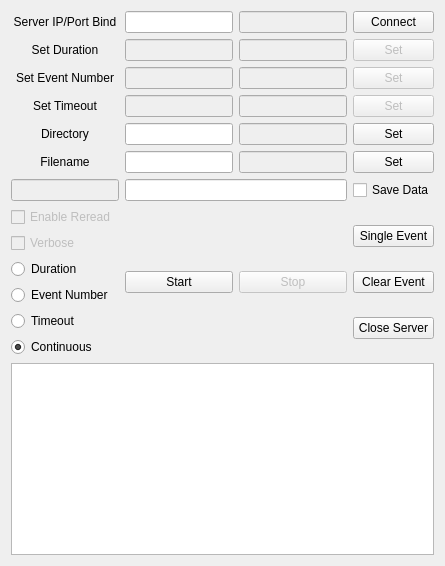
          <widget class="QWidget" name="AcquireTab">
           <attribute name="title">
            <string>Acquire</string>
           </attribute>
           <layout class="QVBoxLayout" name="EventRightSide">
            <item>
             <layout class="QGridLayout" name="gridLayout_5">
              <item row="3" column="1">
               <layout class="QHBoxLayout" name="horizontalLayout_12">
                <item>
                 <widget class="QLineEdit" name="TimeoutSet">
                  <property name="enabled">
                   <bool>false</bool>
                  </property>
                 </widget>
                </item>
                <item>
                 <widget class="QLineEdit" name="TimeoutRO">
                  <property name="enabled">
                   <bool>false</bool>
                  </property>
                 </widget>
                </item>
               </layout>
              </item>
              <item row="3" column="0">
               <widget class="QLabel" name="TimeoutLabel">
                <property name="text">
                 <string>Set Timeout</string>
                </property>
                <property name="alignment">
                 <set>Qt::AlignCenter</set>
                </property>
               </widget>
              </item>
              <item row="1" column="0">
               <widget class="QLabel" name="DurationLabel">
                <property name="sizePolicy">
                 <sizepolicy hsizetype="Preferred" vsizetype="Preferred">
                  <horstretch>0</horstretch>
                  <verstretch>0</verstretch>
                 </sizepolicy>
                </property>
                <property name="text">
                 <string>Set Duration</string>
                </property>
                <property name="alignment">
                 <set>Qt::AlignCenter</set>
                </property>
               </widget>
              </item>
              <item row="6" column="2">
               <widget class="QCheckBox" name="SaveDataCB">
                <property name="text">
                 <string>Save Data</string>
                </property>
               </widget>
              </item>
              <item row="3" column="2">
               <widget class="QPushButton" name="TimeoutButton">
                <property name="enabled">
                 <bool>false</bool>
                </property>
                <property name="text">
                 <string>Set</string>
                </property>
               </widget>
              </item>
              <item row="2" column="1">
               <layout class="QHBoxLayout" name="horizontalLayout_9">
                <item>
                 <widget class="QLineEdit" name="EventSet">
                  <property name="enabled">
                   <bool>false</bool>
                  </property>
                  <property name="sizePolicy">
                   <sizepolicy hsizetype="Preferred" vsizetype="Fixed">
                    <horstretch>0</horstretch>
                    <verstretch>0</verstretch>
                   </sizepolicy>
                  </property>
                 </widget>
                </item>
                <item>
                 <widget class="QLineEdit" name="EventRO">
                  <property name="enabled">
                   <bool>false</bool>
                  </property>
                  <property name="sizePolicy">
                   <sizepolicy hsizetype="Preferred" vsizetype="Fixed">
                    <horstretch>0</horstretch>
                    <verstretch>0</verstretch>
                   </sizepolicy>
                  </property>
                 </widget>
                </item>
               </layout>
              </item>
              <item row="1" column="1">
               <layout class="QHBoxLayout" name="horizontalLayout_4">
                <item>
                 <widget class="QLineEdit" name="DurationSet">
                  <property name="enabled">
                   <bool>false</bool>
                  </property>
                  <property name="sizePolicy">
                   <sizepolicy hsizetype="Preferred" vsizetype="Fixed">
                    <horstretch>0</horstretch>
                    <verstretch>0</verstretch>
                   </sizepolicy>
                  </property>
                 </widget>
                </item>
                <item>
                 <widget class="QLineEdit" name="DurationRO">
                  <property name="enabled">
                   <bool>false</bool>
                  </property>
                  <property name="sizePolicy">
                   <sizepolicy hsizetype="Preferred" vsizetype="Fixed">
                    <horstretch>0</horstretch>
                    <verstretch>0</verstretch>
                   </sizepolicy>
                  </property>
                 </widget>
                </item>
               </layout>
              </item>
              <item row="1" column="2">
               <widget class="QPushButton" name="DurationButton">
                <property name="enabled">
                 <bool>false</bool>
                </property>
                <property name="sizePolicy">
                 <sizepolicy hsizetype="Minimum" vsizetype="Fixed">
                  <horstretch>0</horstretch>
                  <verstretch>0</verstretch>
                 </sizepolicy>
                </property>
                <property name="text">
                 <string>Set</string>
                </property>
               </widget>
              </item>
              <item row="7" column="1">
               <layout class="QGridLayout" name="gridLayout_6">
                <item row="0" column="1">
                 <widget class="QPushButton" name="StopButton">
                  <property name="enabled">
                   <bool>false</bool>
                  </property>
                  <property name="sizePolicy">
                   <sizepolicy hsizetype="Preferred" vsizetype="Fixed">
                    <horstretch>0</horstretch>
                    <verstretch>0</verstretch>
                   </sizepolicy>
                  </property>
                  <property name="text">
                   <string>Stop</string>
                  </property>
                 </widget>
                </item>
                <item row="0" column="0">
                 <widget class="QPushButton" name="StartButton">
                  <property name="sizePolicy">
                   <sizepolicy hsizetype="Preferred" vsizetype="Fixed">
                    <horstretch>0</horstretch>
                    <verstretch>0</verstretch>
                   </sizepolicy>
                  </property>
                  <property name="text">
                   <string>Start</string>
                  </property>
                 </widget>
                </item>
               </layout>
              </item>
              <item row="2" column="2">
               <widget class="QPushButton" name="EventButton">
                <property name="enabled">
                 <bool>false</bool>
                </property>
                <property name="sizePolicy">
                 <sizepolicy hsizetype="Minimum" vsizetype="Fixed">
                  <horstretch>0</horstretch>
                  <verstretch>0</verstretch>
                 </sizepolicy>
                </property>
                <property name="text">
                 <string>Set</string>
                </property>
               </widget>
              </item>
              <item row="2" column="0">
               <widget class="QLabel" name="EventLabel">
                <property name="sizePolicy">
                 <sizepolicy hsizetype="Preferred" vsizetype="Preferred">
                  <horstretch>0</horstretch>
                  <verstretch>0</verstretch>
                 </sizepolicy>
                </property>
                <property name="text">
                 <string>Set Event Number</string>
                </property>
                <property name="alignment">
                 <set>Qt::AlignCenter</set>
                </property>
               </widget>
              </item>
              <item row="7" column="0">
               <layout class="QVBoxLayout" name="verticalLayout_7">
                <item>
                 <widget class="QCheckBox" name="RereadCB">
                  <property name="enabled">
                   <bool>false</bool>
                  </property>
                  <property name="text">
                   <string>Enable Reread</string>
                  </property>
                 </widget>
                </item>
                <item>
                 <widget class="QCheckBox" name="VerboseCB">
                  <property name="enabled">
                   <bool>false</bool>
                  </property>
                  <property name="text">
                   <string>Verbose</string>
                  </property>
                 </widget>
                </item>
                <item>
                 <widget class="QRadioButton" name="DurationRadio">
                  <property name="sizePolicy">
                   <sizepolicy hsizetype="Maximum" vsizetype="Fixed">
                    <horstretch>0</horstretch>
                    <verstretch>0</verstretch>
                   </sizepolicy>
                  </property>
                  <property name="text">
                   <string>Duration</string>
                  </property>
                  <property name="checkable">
                   <bool>true</bool>
                  </property>
                  <property name="checked">
                   <bool>false</bool>
                  </property>
                  <attribute name="buttonGroup">
                   <string notr="true">FADCButtonGroup</string>
                  </attribute>
                 </widget>
                </item>
                <item>
                 <widget class="QRadioButton" name="EventRadio">
                  <property name="sizePolicy">
                   <sizepolicy hsizetype="Maximum" vsizetype="Fixed">
                    <horstretch>0</horstretch>
                    <verstretch>0</verstretch>
                   </sizepolicy>
                  </property>
                  <property name="text">
                   <string>Event Number</string>
                  </property>
                  <attribute name="buttonGroup">
                   <string notr="true">FADCButtonGroup</string>
                  </attribute>
                 </widget>
                </item>
                <item>
                 <widget class="QRadioButton" name="TimeoutRadio">
                  <property name="text">
                   <string>Timeout</string>
                  </property>
                  <attribute name="buttonGroup">
                   <string notr="true">FADCButtonGroup</string>
                  </attribute>
                 </widget>
                </item>
                <item>
                 <widget class="QRadioButton" name="ContinuousRadio">
                  <property name="sizePolicy">
                   <sizepolicy hsizetype="Maximum" vsizetype="Fixed">
                    <horstretch>0</horstretch>
                    <verstretch>0</verstretch>
                   </sizepolicy>
                  </property>
                  <property name="text">
                   <string>Continuous</string>
                  </property>
                  <property name="checked">
                   <bool>true</bool>
                  </property>
                  <attribute name="buttonGroup">
                   <string notr="true">FADCButtonGroup</string>
                  </attribute>
                 </widget>
                </item>
               </layout>
              </item>
              <item row="0" column="0">
               <widget class="QLabel" name="ServerLabel">
                <property name="text">
                 <string>Server IP/Port Bind</string>
                </property>
                <property name="alignment">
                 <set>Qt::AlignCenter</set>
                </property>
               </widget>
              </item>
              <item row="0" column="1">
               <layout class="QHBoxLayout" name="horizontalLayout_10">
                <item>
                 <widget class="QLineEdit" name="ServerSet">
                  <property name="sizePolicy">
                   <sizepolicy hsizetype="Preferred" vsizetype="Fixed">
                    <horstretch>0</horstretch>
                    <verstretch>0</verstretch>
                   </sizepolicy>
                  </property>
                 </widget>
                </item>
                <item>
                 <widget class="QLineEdit" name="ServerRO">
                  <property name="enabled">
                   <bool>false</bool>
                  </property>
                  <property name="sizePolicy">
                   <sizepolicy hsizetype="Preferred" vsizetype="Fixed">
                    <horstretch>0</horstretch>
                    <verstretch>0</verstretch>
                   </sizepolicy>
                  </property>
                 </widget>
                </item>
               </layout>
              </item>
              <item row="0" column="2">
               <widget class="QPushButton" name="ConnectServerButton">
                <property name="sizePolicy">
                 <sizepolicy hsizetype="Minimum" vsizetype="Fixed">
                  <horstretch>0</horstretch>
                  <verstretch>0</verstretch>
                 </sizepolicy>
                </property>
                <property name="text">
                 <string>Connect</string>
                </property>
               </widget>
              </item>
              <item row="7" column="2">
               <layout class="QVBoxLayout" name="verticalLayout_8">
                <item>
                 <widget class="QPushButton" name="SingleEventButton">
                  <property name="sizePolicy">
                   <sizepolicy hsizetype="Preferred" vsizetype="Fixed">
                    <horstretch>0</horstretch>
                    <verstretch>0</verstretch>
                   </sizepolicy>
                  </property>
                  <property name="text">
                   <string>Single Event</string>
                  </property>
                 </widget>
                </item>
                <item>
                 <widget class="QPushButton" name="ClearEventButton">
                  <property name="text">
                   <string>Clear Event</string>
                  </property>
                 </widget>
                </item>
                <item>
                 <widget class="QPushButton" name="CloseServerButton">
                  <property name="sizePolicy">
                   <sizepolicy hsizetype="Preferred" vsizetype="Fixed">
                    <horstretch>0</horstretch>
                    <verstretch>0</verstretch>
                   </sizepolicy>
                  </property>
                  <property name="text">
                   <string>Close Server</string>
                  </property>
                 </widget>
                </item>
               </layout>
              </item>
              <item row="4" column="1">
               <layout class="QHBoxLayout" name="horizontalLayout">
                <item>
                 <widget class="QLineEdit" name="DirectorySet">
                  <property name="sizePolicy">
                   <sizepolicy hsizetype="Preferred" vsizetype="Fixed">
                    <horstretch>0</horstretch>
                    <verstretch>0</verstretch>
                   </sizepolicy>
                  </property>
                 </widget>
                </item>
                <item>
                 <widget class="QLineEdit" name="DirectoryRO">
                  <property name="enabled">
                   <bool>false</bool>
                  </property>
                  <property name="sizePolicy">
                   <sizepolicy hsizetype="Preferred" vsizetype="Fixed">
                    <horstretch>0</horstretch>
                    <verstretch>0</verstretch>
                   </sizepolicy>
                  </property>
                 </widget>
                </item>
               </layout>
              </item>
              <item row="4" column="0">
               <widget class="QLabel" name="DirectoryLabel">
                <property name="text">
                 <string>Directory</string>
                </property>
                <property name="alignment">
                 <set>Qt::AlignCenter</set>
                </property>
               </widget>
              </item>
              <item row="4" column="2">
               <widget class="QPushButton" name="DirectoryButton">
                <property name="text">
                 <string>Set</string>
                </property>
               </widget>
              </item>
              <item row="5" column="0">
               <widget class="QLabel" name="FilenameLabel">
                <property name="text">
                 <string>Filename</string>
                </property>
                <property name="alignment">
                 <set>Qt::AlignCenter</set>
                </property>
               </widget>
              </item>
              <item row="5" column="1">
               <layout class="QHBoxLayout" name="horizontalLayout_11">
                <item>
                 <widget class="QLineEdit" name="FilenameSet">
                  <property name="sizePolicy">
                   <sizepolicy hsizetype="Preferred" vsizetype="Fixed">
                    <horstretch>0</horstretch>
                    <verstretch>0</verstretch>
                   </sizepolicy>
                  </property>
                 </widget>
                </item>
                <item>
                 <widget class="QLineEdit" name="FilenameRO">
                  <property name="enabled">
                   <bool>false</bool>
                  </property>
                  <property name="sizePolicy">
                   <sizepolicy hsizetype="Preferred" vsizetype="Fixed">
                    <horstretch>0</horstretch>
                    <verstretch>0</verstretch>
                   </sizepolicy>
                  </property>
                 </widget>
                </item>
               </layout>
              </item>
              <item row="6" column="1">
               <widget class="QLineEdit" name="PathRO">
                <property name="sizePolicy">
                 <sizepolicy hsizetype="Preferred" vsizetype="Fixed">
                  <horstretch>0</horstretch>
                  <verstretch>0</verstretch>
                 </sizepolicy>
                </property>
                <property name="readOnly">
                 <bool>true</bool>
                </property>
               </widget>
              </item>
              <item row="5" column="2">
               <widget class="QPushButton" name="FilenameButton">
                <property name="text">
                 <string>Set</string>
                </property>
               </widget>
              </item>
              <item row="6" column="0">
               <widget class="QLineEdit" name="FileNumRO">
                <property name="enabled">
                 <bool>false</bool>
                </property>
                <property name="sizePolicy">
                 <sizepolicy hsizetype="Preferred" vsizetype="Fixed">
                  <horstretch>0</horstretch>
                  <verstretch>0</verstretch>
                 </sizepolicy>
                </property>
                <property name="readOnly">
                 <bool>true</bool>
                </property>
               </widget>
              </item>
             </layout>
            </item>
            <item>
             <widget class="QTextEdit" name="DataRO">
              <property name="sizePolicy">
               <sizepolicy hsizetype="Preferred" vsizetype="Expanding">
                <horstretch>0</horstretch>
                <verstretch>0</verstretch>
               </sizepolicy>
              </property>
             </widget>
            </item>
           </layout>
          </widget>
